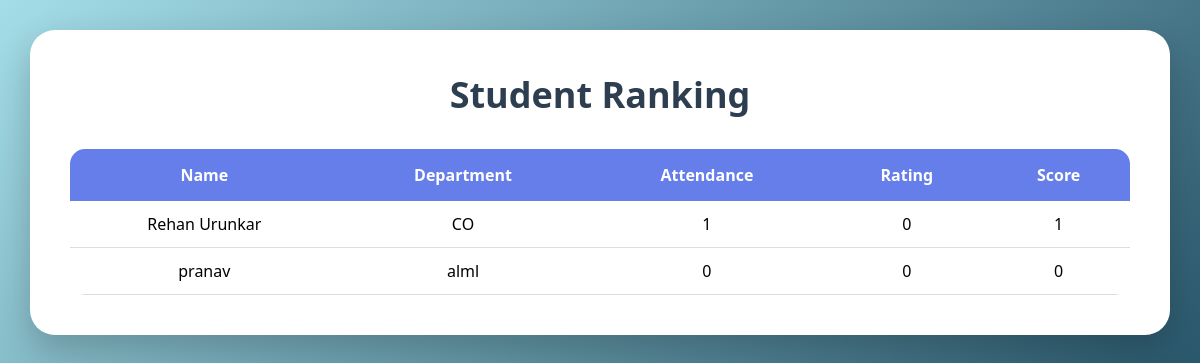
Before: /ranking with the older database file.
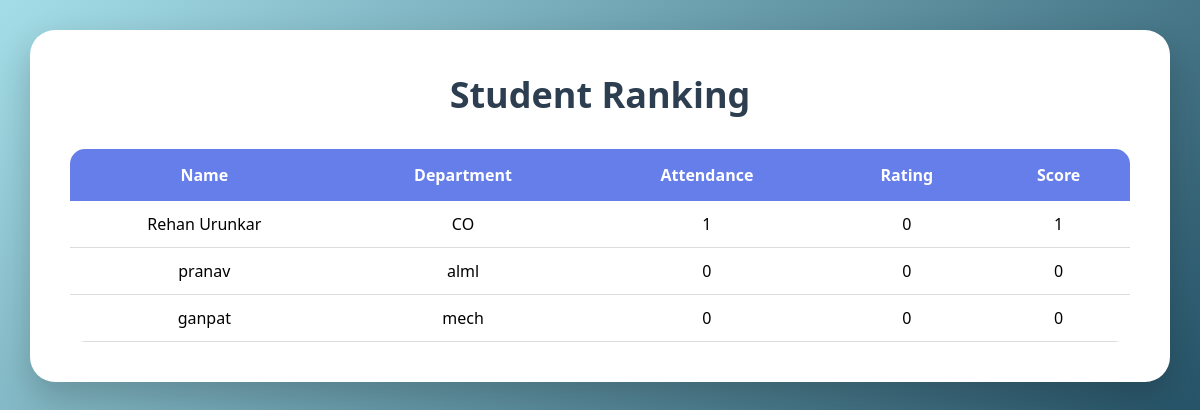
After: the same page with the newer database file.
### tables this page shows
CREATE TABLE students(
    id INTEGER PRIMARY KEY AUTOINCREMENT,
    name TEXT,
    email TEXT,
    department TEXT,
    attendance INTEGER DEFAULT 0,
    tasks_completed INTEGER DEFAULT 0,
    rating INTEGER DEFAULT 0
);

### app.py (the view)
@app.route('/ranking')
def ranking():
    conn = sqlite3.connect("internship.db")
    cursor = conn.cursor()
    cursor.execute("""
    SELECT *
    FROM students
    ORDER BY rating DESC
    """)
    data = cursor.fetchall()
    conn.close()
    return render_template(
        "ranking.html",
        students=data
    )

### templates/ranking.html (shortened to what this page needs)
<!DOCTYPE html>
<html>
<head>
<link rel="stylesheet"
href="{{ url_for('static', filename='style.css') }}">
</head>
<body>
<div class="container">
<h1>Student Ranking</h1>
<table>
<tr>
<th>Name</th>
<th>Department</th>
<th>Attendance</th>
<th>Rating</th>
<th>Score</th>
</tr>
{% for s in students %}
<tr>
<td>{{ s[1] }}</td>
<td>{{ s[3] }}</td>
<td>{{ s[4] }}</td>
<td>{{ s[6] }}</td>
<td>
{{ s[4] + (s[6] * 10) }}
</td>
</tr>
{% endfor %}
</table>
</div>
</body>
</html>

Changed rows visible on the page:
added students: name "ganpat", department "mech", attendance "0", rating "0", s[4]+(s[6]*10) "0"
